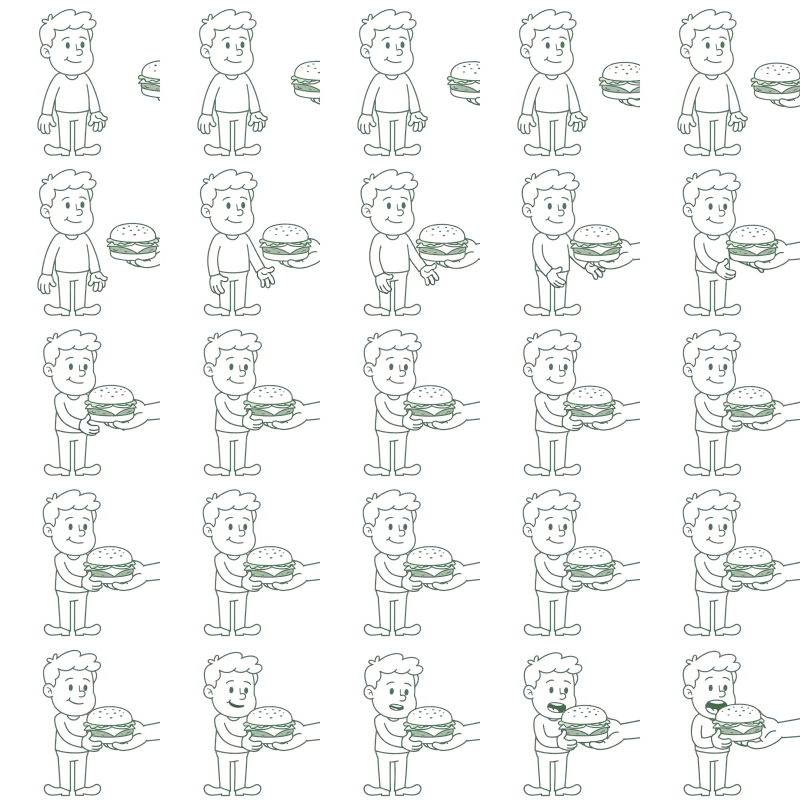
#> input picture assets/character/480-0.webp, 2400 x 2400 px (shown at 1/3 size)
$ python -i build-character.py   (imports and definitions only)
#> lines starting #> are read from the running program, lines starting #| are printed output that depends on the picture
#> further down, picture is the input picture: PIL image 2400x2400 RGB; mean R, G, B 243.2, 245.1, 243.8
"""Turns the character video into white line frames for the scroll-driven background.

Usage: python3 scripts/build-character.py path/to/video.mp4
Needs ffmpeg on PATH and Pillow.

The video's white paper (inside the character too) becomes transparent and the
lines become white, so the character can sit on the green page. Each frame is a
small transparent WebP in assets/character/{720,480}/NNN.webp; the site draws
one at a time on a canvas, so scrolling moves the video forward and back smoothly.
"""
import glob
import json
import os
import shutil
import subprocess
import sys
import tempfile

from PIL import Image, ImageChops

FPS = 15                 # frames kept per second of video
CROP = '660:660:300:50'  # w:h:x:y of the square around the character in the 1280x720 source
SIZES = (720, 480)       # wide screens, phones

root = os.path.join(os.path.dirname(os.path.abspath(__file__)), '..')
out = os.path.join(root, 'assets', 'character')


def white_lines(im):
    rgb = im.convert('RGB')
    lum = rgb.convert('L')
    # paper is transparent, ink is opaque, the anti-aliased edge in between
    alpha = lum.point(lambda v: 0 if v >= 238 else (255 if v <= 120 else int((238 - v) / 118 * 255)))
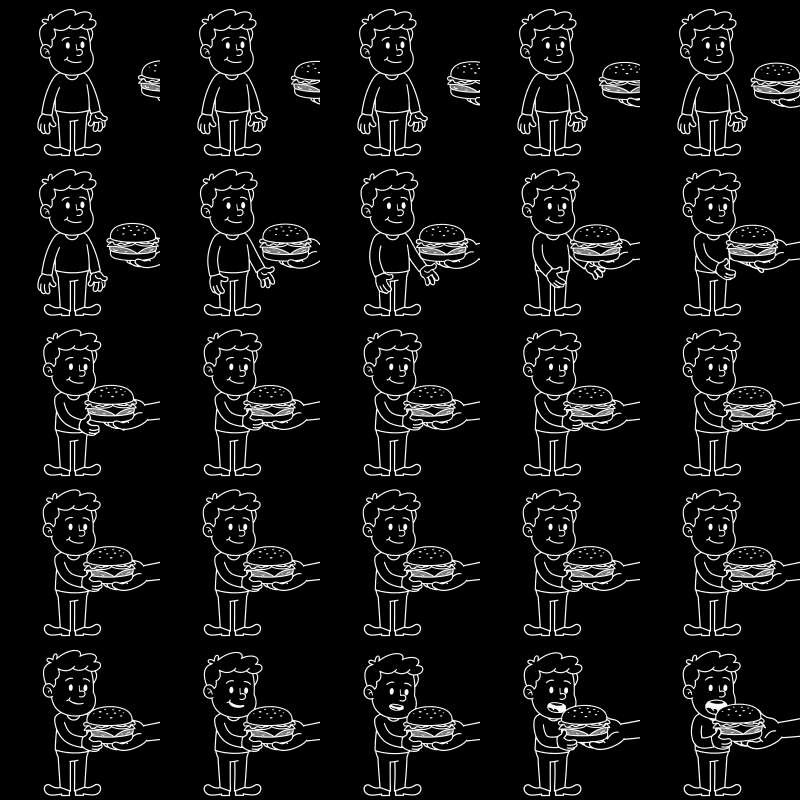
#> alpha: PIL image 2400x2400 L (shown at 1/3 size); min 0, max 255, mean 17.2
    # coloured food would turn into solid white shapes: keep it lighter
    sat = rgb.convert('HSV').split()[1]
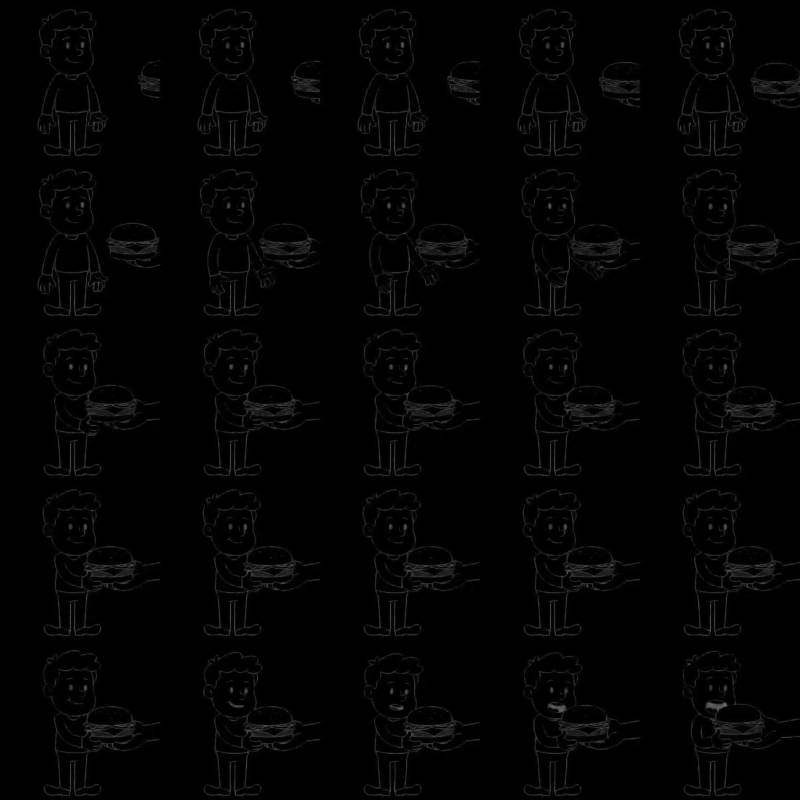
#> sat: PIL image 2400x2400 L (shown at 1/3 size); min 0, max 110, mean 3.3
    alpha = ImageChops.multiply(alpha, sat.point(lambda v: 255 - int(min(v, 200) / 200 * 150)))
    frame = Image.new('RGBA', rgb.size, (255, 255, 255, 0))
    frame.putalpha(alpha)
    return frame


src = sys.argv[1]
# [17 lines not run here, left out]

>>> from PIL import Image
>>> picture = Image.open('../assets/character/480-0.webp')
>>> result = white_lines(picture)
